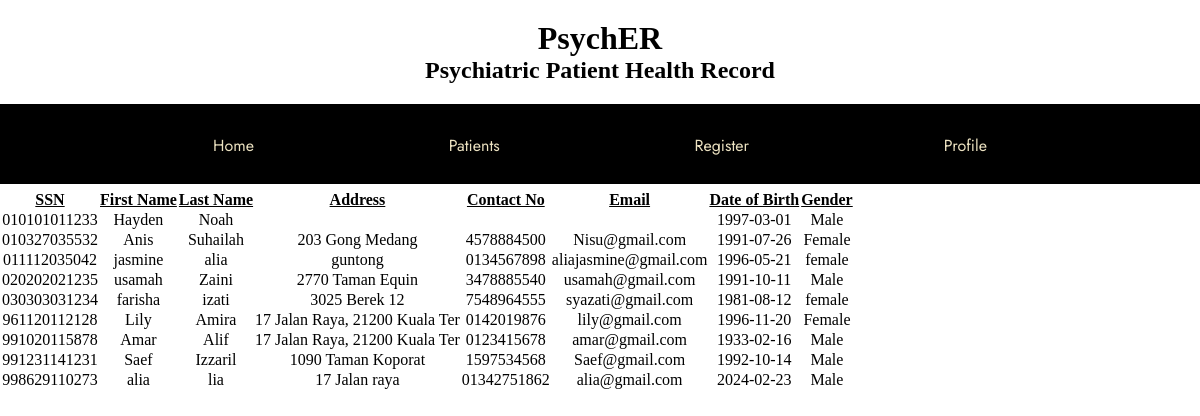
Page /spatients.php on the committed database.
### tables this page shows
CREATE TABLE `patient` (
  `SSN` varchar(20) NOT NULL,
  `F_Name` char(15) NOT NULL,
  `L_Name` char(15) NOT NULL,
  `Address` varchar(30) NOT NULL,
  `Contact_No` varchar(20) NOT NULL,
  `Email` varchar(50) DEFAULT NULL,
  `Date_Of_Birth` date NOT NULL,
  `Gender` char(10) NOT NULL
);

### spatients.php (the view, shortened to what this page needs)
<?php
require "connection.php";
$sql = "SELECT * FROM `patient`";
$result = mysqli_query($conn, $sql);
?>
<!DOCTYPE html>
<html lang="en">
<head>
    <link rel="stylesheet" type="text/css" href="css/ddash_style.css">
</head>
<body>
<div class="header">
            <h1>PsychER</h1>
            <h2>Psychiatric Patient Health Record</h2>
        </div>
    <div class="navigation-bar" style="text-align: center">
        <a href="sdashboard.php">Home</a>
        <div class="dropdown">
        <a>Patients</a>
        </div>
        <a href="aregister.php">Register</a>
        <a href="sprofile.php">Profile</a>
    </div>
    <table>
        <thead>
            <th>SSN</th>
            <th>First Name</th>
            <th>Last Name</th>
            <th>Address</th>
            <th>Contact No</th>
            <th>Email</th>
            <th>Date of Birth</th>
            <th>Gender</th>
        </thead>
        <tbody>
            <?php
            while ($row = mysqli_fetch_assoc($result)) {
                echo "<tr>";
                echo "<td>" . $row['SSN'] . "</td>";
                echo "<td>" . $row['F_Name'] . "</td>";
                echo "<td>" . $row['L_Name'] . "</td>";
                echo "<td>" . $row['Address'] . "</td>";
                echo "<td>" . $row['Contact_No'] . "</td>";
                echo "<td>" . $row['Email'] . "</td>";
                echo "<td>" . $row['Date_Of_Birth'] . "</td>";
                echo "<td>" . $row['Gender'] . "</td>";
                echo "</tr>";
            }
            ?>
        </tbody>
    </table>
</body>
</html>

### ddash_style.css (style rules this page uses)
* { margin: 0; padding: 0; }
body { text-align: center; }
.navigation-bar { background-color: black; overflow: hidden; font-family: "Jost", sans-serif; height: 80px; text-align: center; }
.navigation-bar a { display: inline-block; font-size: 16px; text-decoration: none; color: #ece2c1; padding: 30px 15px; margin: 0 80px; }
.header { text-align: center; margin: 20px; }

### spatients.php (style rules this page uses)
thead { text-decoration: underline; }
table { margin-top: 5px; }
.dropdown { display: inline-block; }

### rows in the picture
patient: SSN "010101011233", F_Name "Hayden", L_Name "Noah", Date_Of_Birth "1997-03-01", Gender "Male"
patient: SSN "010327035532", F_Name "Anis", L_Name "Suhailah", Address "203 Gong Medang", Contact_No "4578884500", Email "Nisu@gmail.com", Date_Of_Birth "1991-07-26", Gender "Female"
patient: SSN "011112035042", F_Name "jasmine", L_Name "alia", Address "guntong", Contact_No "0134567898", Email "aliajasmine@gmail.com", Date_Of_Birth "1996-05-21", Gender "female"
patient: SSN "020202021235", F_Name "usamah", L_Name "Zaini", Address "2770 Taman Equin", Contact_No "3478885540", Email "usamah@gmail.com", Date_Of_Birth "1991-10-11", Gender "Male"
patient: SSN "030303031234", F_Name "farisha", L_Name "izati", Address "3025 Berek 12", Contact_No "7548964555", Email "syazati@gmail.com", Date_Of_Birth "1981-08-12", Gender "female"
patient: SSN "961120112128", F_Name "Lily", L_Name "Amira", Address "17 Jalan Raya, 21200 Kuala Ter", Contact_No "0142019876", Email "lily@gmail.com", Date_Of_Birth "1996-11-20", Gender "Female"
patient: SSN "991020115878", F_Name "Amar", L_Name "Alif", Address "17 Jalan Raya, 21200 Kuala Ter", Contact_No "0123415678", Email "amar@gmail.com", Date_Of_Birth "1933-02-16", Gender "Male"
patient: SSN "991231141231", F_Name "Saef", L_Name "Izzaril", Address "1090 Taman Koporat", Contact_No "1597534568", Email "Saef@gmail.com", Date_Of_Birth "1992-10-14", Gender "Male"
patient: SSN "998629110273", F_Name "alia", L_Name "lia", Address "17 Jalan raya", Contact_No "01342751862", Email "alia@gmail.com", Date_Of_Birth "2024-02-23", Gender "Male"
